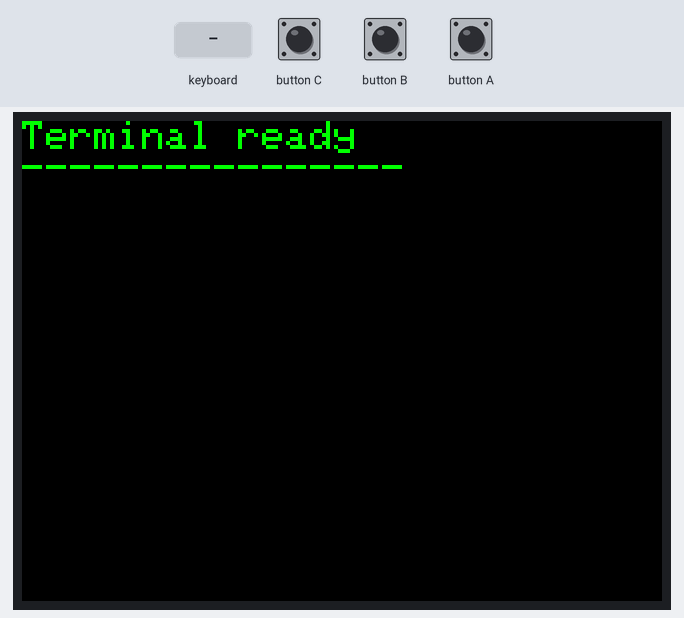
The program below on a simulated ESP32-S3. On the bench: 320×240 colour display. The inputs (shaded band) are chosen by the test bench.

Above: at 1.4 s.
1.5 s: keyboard key "1" received
3.0 s: keyboard key "0" received
At 3.8 s:
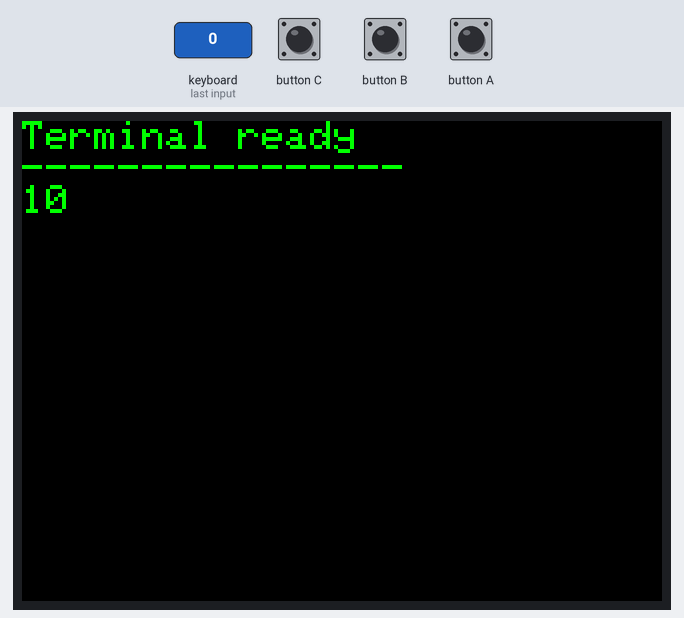
Timing chart, 0 to 6.0 s (numbered marks = the images above; inputs shaded):
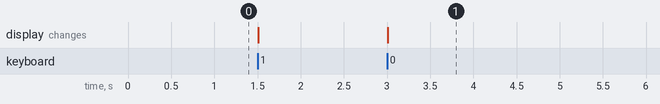

The program:

main.cpp
```cpp
#include <M5Unified.h>
#include <M5Cardputer.h>   // ya incluye M5Unified.h; el include de arriba es
                           // redundante pero inofensivo (include guards)

// Máximo de teclas imprimibles simultáneas que recordamos entre vueltas.
// Si mantienes más de MAX_TECLAS pulsadas a la vez, las que sobran no caben en
// el historial y se vuelven a detectar como "nuevas" en cada vuelta, repitiendo
// su carácter. Con 4 no pasa escribiendo normal; es un límite consciente.
constexpr uint8_t MAX_TECLAS = 4;

// Caracteres útiles de la línea en edición: lo que cabe en una fila del display
// (240 px de ancho / 12 px por carácter con setTextSize(2) sobre el font 6x8).
constexpr uint8_t CAPACIDAD = 20;

// TODO(wrap 1): separar dos ideas que hoy son el mismo número:
//   - cuántos caracteres caben en UNA FILA del display (eso es el 20 de arriba)
//   - cuántos caracteres admite la LÍNEA LÓGICA (el buffer), que ya no tiene por
//     qué coincidir.
// Decide un valor para la segunda y justifícalo en el comentario. Ojo al tipo de
// linea_n antes de elegir un número grande.


// ---------------------------------------------------------------------------
// ESTADO PERSISTENTE
//
// Todo esto es 'static' a nivel de archivo: duración estática, vive en .bss
// (el arranque lo pone a cero antes de llamar a setup()). No puede ser local de
// loop(), porque loop() se ejecuta miles de veces por segundo y las locales
// mueren al salir.
// ---------------------------------------------------------------------------

// Buffer de la línea que se está escribiendo. El +1 es el sitio del '\0':
// linea_n NO lo cuenta. Si linea_n vale 3, hay 3 caracteres y linea[3] es '\0'.
// Se mantiene SIEMPRE terminado, para poder pasarlo tal cual a print().
static char    linea[CAPACIDAD + 1];
static uint8_t linea_n = 0;

// Detector de flancos de las teclas imprimibles: qué caracteres había pulsados
// en la vuelta anterior, para distinguir "se acaba de pulsar" de "sigue
// pulsada". El driver no tiene historial: republica en cada barrido lo que ve.
static char    last_word[MAX_TECLAS];
static uint8_t last_word_n = 0;

// Detector de flancos de las teclas de control. Backspace y Enter NO están en
// estado.word: son dos flags que valen true mientras la tecla siga pulsada
// (Keyboard.cpp:174-183). Sin flanco propio, mantener Enter medio segundo
// entregaría una línea por cada vuelta de loop().
static bool last_del   = false;
static bool last_enter = false;

// Fila (coordenada Y en píxeles) donde se dibuja la línea en curso. Baja al
// confirmar: lo ya entregado queda encima, congelado.
static int prompt_y = 0;


// Declaraciones adelantadas: el compilador necesita la firma antes de verlas
// usadas en loop(); las definiciones están más abajo.
static bool insertar(char c);
static bool borrar();
static void confirmar();
static void redibujar_linea();
static int  filas_linea();   // TODO(wrap 2): ver su definición al final


void setup()
{
    // M5Cardputer.begin() hace DOS cosas, y por eso no vale M5.begin():
    //
    //  1. Llama a M5.begin(cfg), que inicializa lo que M5Unified conoce de la
    //     placa: configura el bus SPI y arranca el driver del display
    //     ST7789V2, configura la lectura de batería por ADC (GPIO10; el
    //     Cardputer V1 no tiene PMIC), y prepara botones, altavoz y micrófono.
    //
    //  2. Llama a Keyboard.begin(), que configura los 10 GPIO del teclado
    //     matricial: 8, 9 y 11 como salidas (seleccionan una de las 8 líneas
    //     del barrido a través de un decodificador 3->8) y 13, 15, 3, 4, 5, 6
    //     y 7 como entradas con pull-up interno (leen las 7 columnas).
    //
    // M5.begin(cfg) a secas NO hace el paso 2: los pines del teclado nunca se
    // configuran y la lista de teclas queda vacía para siempre.
    // En nivel 2 desmontaremos esto en llamadas explícitas para entender cada
    // paso. Detalle en docs/04-protocols/gpio-keyboard.md
    auto cfg = M5.config();
    M5Cardputer.begin(cfg);

    M5.Display.setTextSize(2);             // Escala del font (multiplicador entero)
    M5.Display.setTextColor(GREEN, BLACK); // Color texto, color fondo
    M5.Display.fillScreen(BLACK);          // Limpia el display completo
    M5.Display.setCursor(0, 0);
    M5.Display.println("Terminal ready");
    M5.Display.println("----------------");

    // La línea en curso empieza justo debajo de la cabecera. getCursorY() ya
    // tiene en cuenta el setTextSize() activo: si mañana cambias la escala,
    // esto sigue cuadrando. Un número de píxeles a pelo, no.
    prompt_y = M5.Display.getCursorY();

    // El buffer arranca vacío pero terminado: print(linea) sobre un array sin
    // '\0' leería memoria adyacente hasta encontrar un cero por casualidad.
    linea[0] = '\0';
}


void loop()
{
    // M5Cardputer.update() llama a M5.update() y además dispara el barrido del
    // teclado, que es lo que M5.update() por sí solo no hace:
    //   - updateKeyList()   -> recorre los 8 pasos de la matriz. En cada paso
    //                          baja una línea de selección y lee los 7 pines de
    //                          entrada de golpe, empaquetados en un uint8_t.
    //   - updateKeysState() -> traduce esas coordenadas físicas a caracteres,
    //                          en dos pasadas: primero resuelve los
    //                          modificadores (shift, ctrl...), después traduce
    //                          las teclas imprimibles con ese estado ya fijado.
    M5Cardputer.update();

    // keysState() devuelve el estado YA traducido de esta vuelta. Se toma por
    // referencia const (&) para no copiar el struct (tres std::vector dentro)
    // en cada iteración del loop.
    const auto& estado = M5Cardputer.Keyboard.keysState();

    // Dirty flag: marca si el buffer ha cambiado en esta vuelta. Mandar píxeles
    // por SPI es lo más caro que hace este loop, así que el repintado se hace
    // UNA vez al final y solo si algo cambió, no dentro de cada rama.
    bool sucio = false;


    // -----------------------------------------------------------------------
    // BLOQUE A — Teclas imprimibles (incluido el espacio)
    //
    // Para cada carácter que el barrido ve ahora, comprobar si ya estaba en la
    // vuelta anterior. Si no estaba, es un flanco de subida: tecla recién
    // pulsada, y hay que atenderla una sola vez.
    // -----------------------------------------------------------------------
    for (size_t i = 0; i < estado.word.size(); i++) {
        bool ya_estaba = false;

        for (uint8_t j = 0; j < last_word_n; j++) {
            if (last_word[j] == estado.word[i]) {
                ya_estaba = true;
                break;
            }
        }

        if (!ya_estaba) {
            // insertar() devuelve false si el buffer estaba lleno y descartó el
            // carácter. En ese caso nada ha cambiado y no hay que repintar: el
            // OR acumulativo (|=) deja 'sucio' como estaba.
            sucio |= insertar(estado.word[i]);
        }
    }

    // Guardar el estado de esta vuelta para poder comparar en la siguiente.
    // El recorte a MAX_TECLAS es el límite comentado arriba.
    last_word_n = 0;
    for (size_t i = 0; i < estado.word.size() && last_word_n < MAX_TECLAS; i++) {
        last_word[last_word_n] = estado.word[i];
        last_word_n++;
    }


    // -----------------------------------------------------------------------
    // BLOQUE B — Teclas de control (Backspace y Enter)
    //
    // El mismo flanco de subida, pero sobre dos booleanos: interesa el paso de
    // false a true, no el "está pulsada".
    // -----------------------------------------------------------------------
    if (estado.del && !last_del) {
        sucio |= borrar();        // false si la línea ya estaba vacía
    }

    if (estado.enter && !last_enter) {
        confirmar();
        sucio = true;             // confirmar siempre cambia el estado visible
    }

    // Actualizar el estado anterior DESPUÉS de las comparaciones. Al revés, el
    // valor de ahora y el "anterior" coincidirían siempre y no habría flanco.
    last_del   = estado.del;
    last_enter = estado.enter;


    // -----------------------------------------------------------------------
    // BLOQUE C — Reflejo en pantalla
    //
    // La pantalla no acumula: refleja el buffer, que es la única fuente de
    // verdad. Solo se toca el bus SPI si algo ha cambiado.
    // -----------------------------------------------------------------------
    if (sucio) {
        redibujar_linea();
    }
}


// ---------------------------------------------------------------------------
// BUFFER DE LÍNEA
//
// Las tres operaciones del editor. Devuelven si el estado cambió, para que el
// llamante sepa si hace falta repintar.
// ---------------------------------------------------------------------------

// Ha llegado un carácter imprimible. Devuelve false si no cabía.
static bool insertar(char c)
{
    // Lleno: linea_n ya vale CAPACIDAD, el último índice válido para un
    // carácter es CAPACIDAD-1 y linea[CAPACIDAD] es el terminador. Escribir
    // aquí sería salirse del array.
    if (linea_n >= CAPACIDAD) {
        return false;
    }

    linea[linea_n] = c;     // primera casilla libre
    linea_n++;
    linea[linea_n] = '\0';  // el terminador se corre una casilla
    return true;
}

// Ha llegado un Backspace. Devuelve false si no había nada que borrar.
static bool borrar()
{
    // linea_n es uint8_t: si restas con la línea vacía, 0 - 1 no da -1, da 255,
    // y la siguiente escritura del terminador se va a linea[255], fuera del
    // array. El array tiene 21 bytes; los otros 234 son de otras variables.
    if (linea_n == 0) {
        return false;
    }

    linea_n--;
    linea[linea_n] = '\0';  // el carácter viejo no hace falta borrarlo: deja de
                            // ser válido con que linea_n ya no lo alcance
    return true;
}

// Ha llegado un Enter: la línea se da por terminada.
static void confirmar()
{
    // Dibujar la línea ANTES de moverse de fila. No basta con confiar en que el
    // repintado de la vuelta anterior ya la dejó pintada: si en esta misma
    // vuelta han llegado un carácter y el Enter a la vez (el barrido ve las dos
    // teclas), ese último carácter nunca se habría llegado a dibujar.
    redibujar_linea();

    // Bajar una fila. fontHeight() devuelve la altura del font con el
    // setTextSize() actual ya aplicado.
    // TODO(wrap 3): una línea larga ya no ocupa una fila, ocupa filas_linea().
    prompt_y += M5.Display.fontHeight();

    // Si la siguiente fila ya no cabe entera en el display, se limpia la
    // pantalla y se empieza otra vez arriba.
    //
    // La alternativa real sería desplazar el contenido hacia arriba una fila,
    // pero eso exige o bien leer de vuelta la GRAM del ST7789 (sin MISO: solo
    // por SPI de 3 hilos, a 16 MHz, y sin comprobar en hardware) o mantener en
    // RAM el historial de líneas y repintarlo entero. Lo segundo es lo correcto
    // porque la fuente de verdad es el buffer, no la pantalla. Llega en el hito
    // 2, cuando aparezca el store: entonces el historial ya existirá y esto se
    // reescribe. Hasta entonces, limpiar es honesto y cuesta cuatro líneas.
    if (prompt_y + M5.Display.fontHeight() > M5.Display.height()) {
        M5.Display.fillScreen(BLACK);
        prompt_y = 0;
    }

    // Vaciar el buffer para la línea siguiente. Una línea vacía también se
    // confirma: Enter sin haber escrito nada es un salto de línea.
    linea_n  = 0;
    linea[0] = '\0';
}


// ---------------------------------------------------------------------------
// REFLEJO EN PANTALLA
// ---------------------------------------------------------------------------

static void redibujar_linea()
{
    const int alto = M5.Display.fontHeight();

    // Borrar es pintar: el ST7789 no sabe qué es un carácter, solo recibe
    // píxeles. fillRect manda el color de fondo a toda la franja de la línea,
    // que es la única forma de hacer desaparecer el carácter que el Backspace
    // acaba de quitar del buffer.
    // TODO(wrap 4): esta franja mide una fila. Piensa qué queda en pantalla si
    // la línea tenía 21 caracteres (dos filas) y Backspace la deja en 20.
    // ¿Qué rectángulo tienes que limpiar para que eso no pase NUNCA?
    //
    // TODO(wrap 5): antes de dibujar, si la última fila de la línea ya no cabe
    // en el display, aplica la misma política que confirmar(). Hoy solo se
    // comprueba al pulsar Enter; con el wrap, la línea crece hacia abajo
    // MIENTRAS escribes.
    M5.Display.fillRect(0, prompt_y, M5.Display.width(), alto, BLACK);

    // Y volver a dibujarla entera desde el buffer. print() sin 'ln': la línea
    // en curso no salta de fila; eso solo ocurre al confirmar.
    M5.Display.setCursor(0, prompt_y);
    M5.Display.print(linea);

    // Por qué la línea entera y no solo el hueco del carácter borrado: cada
    // operación de dibujo se traduce en fijar una ventana en el controlador
    // (comandos CASET/RASET) y volcar el rectángulo de píxeles con RAMWR, ver
    // docs/04-protocols/spi-st7789.md. Calcular el rectángulo exacto de un
    // carácter es posible, pero con 20 caracteres a 40 MHz de SPI el ahorro no
    // compensa la complejidad. Optimizar antes de medir es adivinar.
}


// Cuántas filas de pantalla ocupa la línea en curso.
static int filas_linea()
{
    // TODO(wrap 2): calcúlalo a partir de linea_n y de los caracteres que caben
    // en una fila. Dos casos que tu fórmula tiene que acertar, y que debes
    // razonar con LGFXBase.cpp:2413-2419 delante (el salto de fila ocurre al
    // dibujar el carácter que NO cabe, no al llenar la fila):
    //   - linea_n == 0  -> la línea vacía también ocupa su fila (el prompt).
    //   - linea_n == 20 -> ¿1 fila o 2?
    // Pista: división entera de C++ trunca hacia cero.
    return 1;
}
```

Measured:
- after the input at 3.0 s, the display: changes at once (image 1)
